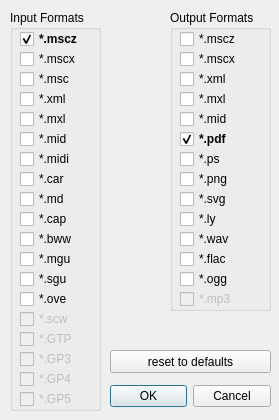
<?xml version="1.0" encoding="UTF-8"?>
<ui version="4.0">
 <class>FormatChooser</class>
 <widget class="QDialog" name="FormatChooser">
  <property name="enabled">
   <bool>true</bool>
  </property>
  <property name="geometry">
   <rect>
    <x>0</x>
    <y>0</y>
    <width>279</width>
    <height>420</height>
   </rect>
  </property>
  <property name="windowTitle">
   <string>Choose Formats</string>
  </property>
  <widget class="QDialogButtonBox" name="buttonBox">
   <property name="geometry">
    <rect>
     <x>110</x>
     <y>380</y>
     <width>161</width>
     <height>32</height>
    </rect>
   </property>
   <property name="orientation">
    <enum>Qt::Horizontal</enum>
   </property>
   <property name="standardButtons">
    <set>QDialogButtonBox::Cancel|QDialogButtonBox::Ok</set>
   </property>
  </widget>
  <widget class="QGroupBox" name="groupBox_outFormats">
   <property name="geometry">
    <rect>
     <x>170</x>
     <y>10</y>
     <width>101</width>
     <height>301</height>
    </rect>
   </property>
   <property name="title">
    <string comment="outFormats">Output Formats</string>
   </property>
   <widget class="QCheckBox" name="checkBox_mscz">
    <property name="geometry">
     <rect>
      <x>10</x>
      <y>20</y>
      <width>71</width>
      <height>18</height>
     </rect>
    </property>
    <property name="toolTip">
     <string>Compressed MuseScore Format</string>
    </property>
    <property name="text">
     <string notr="true">*.mscz</string>
    </property>
   </widget>
   <widget class="QCheckBox" name="checkBox_mscx">
    <property name="geometry">
     <rect>
      <x>10</x>
      <y>40</y>
      <width>71</width>
      <height>18</height>
     </rect>
    </property>
    <property name="toolTip">
     <string>MuseScore Format</string>
    </property>
    <property name="text">
     <string notr="true">*.mscx</string>
    </property>
   </widget>
   <widget class="QCheckBox" name="checkBox_xml">
    <property name="geometry">
     <rect>
      <x>10</x>
      <y>60</y>
      <width>71</width>
      <height>18</height>
     </rect>
    </property>
    <property name="toolTip">
     <string>MusicXML Format</string>
    </property>
    <property name="text">
     <string notr="true">*.xml</string>
    </property>
   </widget>
   <widget class="QCheckBox" name="checkBox_mxl">
    <property name="geometry">
     <rect>
      <x>10</x>
      <y>80</y>
      <width>71</width>
      <height>18</height>
     </rect>
    </property>
    <property name="toolTip">
     <string>Compressed MusicXML Format</string>
    </property>
    <property name="text">
     <string notr="true">*.mxl</string>
    </property>
   </widget>
   <widget class="QCheckBox" name="checkBox_mid">
    <property name="geometry">
     <rect>
      <x>10</x>
      <y>100</y>
      <width>71</width>
      <height>18</height>
     </rect>
    </property>
    <property name="toolTip">
     <string>Standard MIDI File</string>
    </property>
    <property name="text">
     <string notr="true">*.mid</string>
    </property>
   </widget>
   <widget class="QCheckBox" name="checkBox_pdf">
    <property name="geometry">
     <rect>
      <x>10</x>
      <y>120</y>
      <width>71</width>
      <height>18</height>
     </rect>
    </property>
    <property name="font">
     <font>
      <weight>75</weight>
      <bold>true</bold>
     </font>
    </property>
    <property name="toolTip">
     <string>PDF File</string>
    </property>
    <property name="text">
     <string notr="true">*.pdf</string>
    </property>
    <property name="checked">
     <bool>true</bool>
    </property>
   </widget>
   <widget class="QCheckBox" name="checkBox_ps">
    <property name="geometry">
     <rect>
      <x>10</x>
      <y>140</y>
      <width>71</width>
      <height>18</height>
     </rect>
    </property>
    <property name="toolTip">
     <string>PostScript File</string>
    </property>
    <property name="text">
     <string notr="true">*.ps</string>
    </property>
   </widget>
   <widget class="QCheckBox" name="checkBox_png">
    <property name="geometry">
     <rect>
      <x>10</x>
      <y>160</y>
      <width>71</width>
      <height>18</height>
     </rect>
    </property>
    <property name="toolTip">
     <string>PNG Bitmap Graphic</string>
    </property>
    <property name="text">
     <string notr="true">*.png</string>
    </property>
   </widget>
   <widget class="QCheckBox" name="checkBox_svg">
    <property name="geometry">
     <rect>
      <x>10</x>
      <y>180</y>
      <width>71</width>
      <height>18</height>
     </rect>
    </property>
    <property name="toolTip">
     <string>Scalable Vector Graphic</string>
    </property>
    <property name="text">
     <string notr="true">*.svg</string>
    </property>
   </widget>
   <widget class="QCheckBox" name="checkBox_ly">
    <property name="geometry">
     <rect>
      <x>10</x>
      <y>200</y>
      <width>71</width>
      <height>18</height>
     </rect>
    </property>
    <property name="toolTip">
     <string>LilyPond Format</string>
    </property>
    <property name="text">
     <string notr="true">*.ly</string>
    </property>
   </widget>
   <widget class="QCheckBox" name="checkBox_wav">
    <property name="geometry">
     <rect>
      <x>10</x>
      <y>220</y>
      <width>71</width>
      <height>18</height>
     </rect>
    </property>
    <property name="toolTip">
     <string>Wave Audio</string>
    </property>
    <property name="text">
     <string notr="true">*.wav</string>
    </property>
   </widget>
   <widget class="QCheckBox" name="checkBox_flac">
    <property name="geometry">
     <rect>
      <x>10</x>
      <y>240</y>
      <width>71</width>
      <height>18</height>
     </rect>
    </property>
    <property name="toolTip">
     <string>Flac Audio</string>
    </property>
    <property name="text">
     <string notr="true">*.flac</string>
    </property>
   </widget>
   <widget class="QCheckBox" name="checkBox_ogg">
    <property name="geometry">
     <rect>
      <x>10</x>
      <y>260</y>
      <width>71</width>
      <height>18</height>
     </rect>
    </property>
    <property name="toolTip">
     <string>Ogg Vorbis Audio</string>
    </property>
    <property name="text">
     <string notr="true">*.ogg</string>
    </property>
   </widget>
   <widget class="QCheckBox" name="checkBox_mp3">
    <property name="enabled">
     <bool>false</bool>
    </property>
    <property name="geometry">
     <rect>
      <x>10</x>
      <y>280</y>
      <width>71</width>
      <height>18</height>
     </rect>
    </property>
    <property name="toolTip">
     <string>MP3 Audio</string>
    </property>
    <property name="text">
     <string notr="true">*.mp3</string>
    </property>
   </widget>
  </widget>
  <widget class="QGroupBox" name="groupBox_inFormats">
   <property name="geometry">
    <rect>
     <x>10</x>
     <y>10</y>
     <width>91</width>
     <height>401</height>
    </rect>
   </property>
   <property name="title">
    <string comment="inFormat">Input Formats</string>
   </property>
   <widget class="QCheckBox" name="checkBox_mscz">
    <property name="geometry">
     <rect>
      <x>10</x>
      <y>20</y>
      <width>82</width>
      <height>18</height>
     </rect>
    </property>
    <property name="font">
     <font>
      <weight>75</weight>
      <bold>true</bold>
     </font>
    </property>
    <property name="toolTip">
     <string>Compressed MuseScore Format</string>
    </property>
    <property name="text">
     <string notr="true">*.mscz</string>
    </property>
    <property name="checked">
     <bool>true</bool>
    </property>
   </widget>
   <widget class="QCheckBox" name="checkBox_mscx">
    <property name="geometry">
     <rect>
      <x>10</x>
      <y>40</y>
      <width>82</width>
      <height>18</height>
     </rect>
    </property>
    <property name="toolTip">
     <string>MuseScore Format</string>
    </property>
    <property name="text">
     <string notr="true">*.mscx</string>
    </property>
   </widget>
   <widget class="QCheckBox" name="checkBox_msc">
    <property name="geometry">
     <rect>
      <x>10</x>
      <y>60</y>
      <width>82</width>
      <height>18</height>
     </rect>
    </property>
    <property name="toolTip">
     <string>Old MuseScore Format</string>
    </property>
    <property name="text">
     <string notr="true">*.msc</string>
    </property>
   </widget>
   <widget class="QCheckBox" name="checkBox_xml">
    <property name="geometry">
     <rect>
      <x>10</x>
      <y>80</y>
      <width>82</width>
      <height>18</height>
     </rect>
    </property>
    <property name="toolTip">
     <string>MusicXML Format</string>
    </property>
    <property name="text">
     <string notr="true">*.xml</string>
    </property>
   </widget>
   <widget class="QCheckBox" name="checkBox_mxl">
    <property name="geometry">
     <rect>
      <x>10</x>
      <y>100</y>
      <width>82</width>
      <height>18</height>
     </rect>
    </property>
    <property name="toolTip">
     <string>Compressed MusicXML Format</string>
    </property>
    <property name="text">
     <string notr="true">*.mxl</string>
    </property>
   </widget>
   <widget class="QCheckBox" name="checkBox_mid">
    <property name="geometry">
     <rect>
      <x>10</x>
      <y>120</y>
      <width>82</width>
      <height>18</height>
     </rect>
    </property>
    <property name="toolTip">
     <string>Standard MIDI FIle</string>
    </property>
    <property name="text">
     <string notr="true">*.mid</string>
    </property>
   </widget>
   <widget class="QCheckBox" name="checkBox_midi">
    <property name="geometry">
     <rect>
      <x>10</x>
      <y>140</y>
      <width>82</width>
      <height>18</height>
     </rect>
    </property>
    <property name="toolTip">
     <string>MIDI Files</string>
    </property>
    <property name="text">
     <string notr="true">*.midi</string>
    </property>
   </widget>
   <widget class="QCheckBox" name="checkBox_car">
    <property name="geometry">
     <rect>
      <x>10</x>
      <y>160</y>
      <width>82</width>
      <height>18</height>
     </rect>
    </property>
    <property name="toolTip">
     <string>MIDI Files</string>
    </property>
    <property name="text">
     <string notr="true">*.car</string>
    </property>
   </widget>
   <widget class="QCheckBox" name="checkBox_md">
    <property name="geometry">
     <rect>
      <x>10</x>
      <y>180</y>
      <width>82</width>
      <height>18</height>
     </rect>
    </property>
    <property name="toolTip">
     <string>MuseData Files</string>
    </property>
    <property name="text">
     <string notr="true">*.md</string>
    </property>
   </widget>
   <widget class="QCheckBox" name="checkBox_cap">
    <property name="geometry">
     <rect>
      <x>10</x>
      <y>200</y>
      <width>82</width>
      <height>18</height>
     </rect>
    </property>
    <property name="toolTip">
     <string>Capella Files</string>
    </property>
    <property name="text">
     <string notr="true">*.cap</string>
    </property>
   </widget>
   <widget class="QCheckBox" name="checkBox_bww">
    <property name="geometry">
     <rect>
      <x>10</x>
      <y>220</y>
      <width>82</width>
      <height>18</height>
     </rect>
    </property>
    <property name="toolTip">
     <string>Bagpipe Music Writer Files</string>
    </property>
    <property name="text">
     <string notr="true">*.bww</string>
    </property>
   </widget>
   <widget class="QCheckBox" name="checkBox_mgu">
    <property name="geometry">
     <rect>
      <x>10</x>
      <y>240</y>
      <width>82</width>
      <height>18</height>
     </rect>
    </property>
    <property name="toolTip">
     <string>BB Files</string>
    </property>
    <property name="text">
     <string notr="true">*.mgu</string>
    </property>
   </widget>
   <widget class="QCheckBox" name="checkBox_sgu">
    <property name="geometry">
     <rect>
      <x>10</x>
      <y>260</y>
      <width>82</width>
      <height>18</height>
     </rect>
    </property>
    <property name="toolTip">
     <string>BB Files</string>
    </property>
    <property name="text">
     <string notr="true">*.sgu</string>
    </property>
   </widget>
   <widget class="QCheckBox" name="checkBox_ove">
    <property name="geometry">
     <rect>
      <x>10</x>
      <y>280</y>
      <width>82</width>
      <height>18</height>
     </rect>
    </property>
    <property name="toolTip">
     <string>Overture Files</string>
    </property>
    <property name="text">
     <string notr="true">*.ove</string>
    </property>
   </widget>
   <widget class="QCheckBox" name="checkBox_scw">
    <property name="enabled">
     <bool>false</bool>
    </property>
    <property name="geometry">
     <rect>
      <x>10</x>
      <y>300</y>
      <width>82</width>
      <height>18</height>
     </rect>
    </property>
    <property name="toolTip">
     <string>Score Writer Files</string>
    </property>
    <property name="text">
     <string notr="true">*.scw</string>
    </property>
   </widget>
   <widget class="QCheckBox" name="checkBox_GTP">
    <property name="enabled">
     <bool>false</bool>
    </property>
    <property name="geometry">
     <rect>
      <x>10</x>
      <y>320</y>
      <width>82</width>
      <height>18</height>
     </rect>
    </property>
    <property name="statusTip">
     <string>Guitar Pro</string>
    </property>
    <property name="text">
     <string notr="true">*.GTP</string>
    </property>
    <property name="checkable">
     <bool>true</bool>
    </property>
   </widget>
   <widget class="QCheckBox" name="checkBox_GP3">
    <property name="enabled">
     <bool>false</bool>
    </property>
    <property name="geometry">
     <rect>
      <x>10</x>
      <y>340</y>
      <width>82</width>
      <height>18</height>
     </rect>
    </property>
    <property name="statusTip">
     <string>Guitar Pro</string>
    </property>
    <property name="text">
     <string notr="true">*.GP3</string>
    </property>
   </widget>
   <widget class="QCheckBox" name="checkBox_GP4">
    <property name="enabled">
     <bool>false</bool>
    </property>
    <property name="geometry">
     <rect>
      <x>10</x>
      <y>360</y>
      <width>82</width>
      <height>18</height>
     </rect>
    </property>
    <property name="statusTip">
     <string>Guitar Pro</string>
    </property>
    <property name="text">
     <string notr="true">*.GP4</string>
    </property>
   </widget>
   <widget class="QCheckBox" name="checkBox_GP5">
    <property name="enabled">
     <bool>false</bool>
    </property>
    <property name="geometry">
     <rect>
      <x>10</x>
      <y>380</y>
      <width>82</width>
      <height>18</height>
     </rect>
    </property>
    <property name="statusTip">
     <string>Guitar Pro</string>
    </property>
    <property name="text">
     <string notr="true">*.GP5</string>
    </property>
   </widget>
  </widget>
  <widget class="QPushButton" name="pushButton_reset">
   <property name="geometry">
    <rect>
     <x>110</x>
     <y>350</y>
     <width>161</width>
     <height>23</height>
    </rect>
   </property>
   <property name="toolTip">
    <string/>
   </property>
   <property name="text">
    <string>reset to defaults</string>
   </property>
   <property name="autoDefault">
    <bool>false</bool>
   </property>
  </widget>
 </widget>
 <resources/>
 <connections>
  <connection>
   <sender>buttonBox</sender>
   <signal>accepted()</signal>
   <receiver>FormatChooser</receiver>
   <slot>accept()</slot>
   <hints>
    <hint type="sourcelabel">
     <x>270</x>
     <y>304</y>
    </hint>
    <hint type="destinationlabel">
     <x>157</x>
     <y>274</y>
    </hint>
   </hints>
  </connection>
  <connection>
   <sender>buttonBox</sender>
   <signal>rejected()</signal>
   <receiver>FormatChooser</receiver>
   <slot>reject()</slot>
   <hints>
    <hint type="sourcelabel">
     <x>270</x>
     <y>310</y>
    </hint>
    <hint type="destinationlabel">
     <x>286</x>
     <y>274</y>
    </hint>
   </hints>
  </connection>
 </connections>
</ui>
